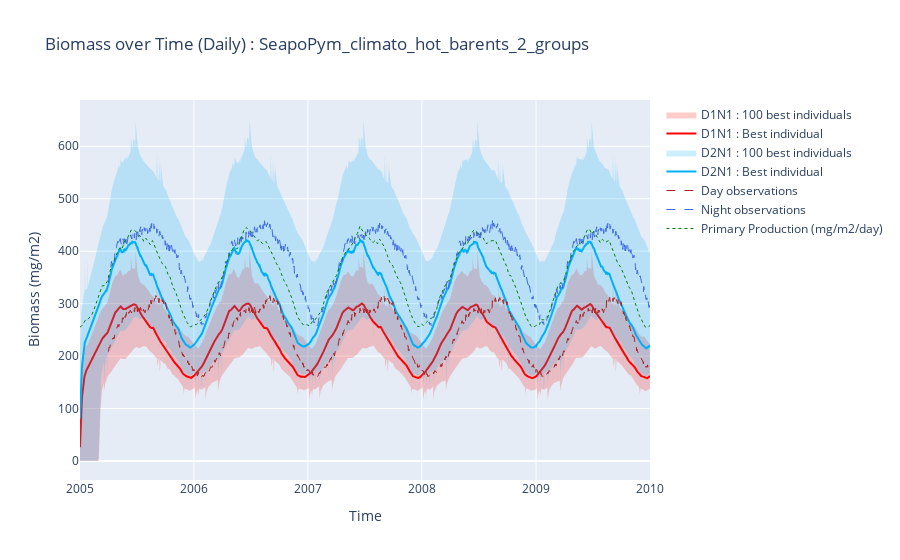

The notebook cell saved with this chart:
### Markdown cell above
### Daily with best individuals

### Code cell
x = best_model.export_biomass().sel(latitude=[LATITUDE], longitude=[LONGITUDE]).time.to_series()
x_rev = pd.concat([x, x[::-1]])

fig = go.Figure()

# D1N1 data
y_D1N1 = (
    best_model.export_biomass()
    .sel(latitude=[LATITUDE], longitude=[LONGITUDE])
    .sel(functional_group=0)
    .pint.quantify()
    .pint.to("mg/m2")
    .pint.dequantify()
    .data.flatten()
)
y_D1N1_upper = max_biomass_D1N1.pint.quantify().pint.to("milligram / meter ** 2")
y_D1N1_lower = min_biomass_D1N1.pint.quantify().pint.to("milligram / meter ** 2")[::-1]
y_D1N1_rev = np.concatenate([y_D1N1_upper, y_D1N1_lower])

# D2N1 data
y_D2N1 = (
    best_model.export_biomass()
    .sel(latitude=[LATITUDE], longitude=[LONGITUDE])
    .sel(functional_group=1)
    .pint.quantify()
    .pint.to("mg/m2")
    .pint.dequantify()
    .data.flatten()
) + y_D1N1
y_D2N1_upper = max_biomass_D2N1.pint.quantify().pint.to("milligram / meter ** 2") + y_D1N1_upper
y_D2N1_lower = min_biomass_D2N1.pint.quantify().pint.to("milligram / meter ** 2")[::-1] + y_D1N1_lower
y_D2N1_rev = np.concatenate([y_D2N1_upper, y_D2N1_lower])

fig = go.Figure()

# D1N1 traces
fig.add_trace(
    go.Scatter(
        x=x_rev,
        y=y_D1N1_rev,
        fill="toself",
        fillcolor="rgba(255,0,0,0.2)",
        line_color="rgba(255,255,255,0)",
        name=f"D1N1 : {NB_INDIVIDUAL_TO_SHOW} best individuals",
    )
)

fig.add_trace(
    go.Scatter(
        x=x,
        y=y_D1N1,
        line_color="rgb(255,0,0)",
        name="D1N1 : Best individual",
    )
)

# D2N1 traces
fig.add_trace(
    go.Scatter(
        x=x_rev,
        y=y_D2N1_rev,
        fill="toself",
        fillcolor="rgba(0,176,246,0.2)",
        line_color="rgba(255,255,255,0)",
        name=f"D2N1 : {NB_INDIVIDUAL_TO_SHOW} best individuals",
    )
)

fig.add_trace(
    go.Scatter(
        x=x,
        y=y_D2N1,
        line_color="rgb(0,176,246)",
        name="D2N1 : Best individual",
    )
)

# OBSERVATIONS ------------------------------------------------ #

fig.add_trace(
    go.Scatter(
        x=observations_hot.day.time.data.flatten(),
        y=observations_hot.day.pint.quantify().pint.to("mg/m2").pint.dequantify().data.flatten(),
        mode="lines",
        name="Day observations",
        line={"dash": "dash", "color": "firebrick", "width": 1},
    )
)

fig.add_trace(
    go.Scatter(
        x=observations_hot.night.time.data.flatten(),
        y=observations_hot.night.pint.quantify().pint.to("mg/m2").pint.dequantify().data.flatten(),
        mode="lines",
        name="Night observations",
        line={"dash": "dash", "color": "royalblue", "width": 1},
    )
)

# PRIMARY PRODUCTION ----------------------------------------- #

fig.add_trace(
    go.Scatter(
        x=best_model.state.sel(latitude=[LATITUDE], longitude=[LONGITUDE]).primary_production.time.data.flatten(),
        y=best_model.state.sel(latitude=[LATITUDE], longitude=[LONGITUDE])
        .primary_production.pint.quantify()
        .pint.to("mg/m2/day")
        .pint.dequantify()
        .data.flatten(),
        mode="lines",
        name="Primary Production (mg/m2/day)",
        line={"dash": "dot", "color": "green", "width": 1},
    )
)

fig.update_layout(
    xaxis_title="Time",
    yaxis_title="Biomass (mg/m2)",
    title=f"Biomass over Time (Daily) : {export_file_name}",
    showlegend=True,
)

fig.show()

### Figure 1 — Plotly figure (JSON) as saved in the notebook; plotly's stock layout.template omitted (floating-point values rounded to 4 significant figures; data arrays with more than 128 entries replaced by an {"elided": "..."} marker saying what was removed)
{"data": [{"fill": "toself", "fillcolor": "rgba(255,0,0,0.2)", "line": {"color": "rgba(255,255,255,0)"}, "name": "D1N1 : 100 best individuals", "type": "scatter", "x": {"elided": "3654 str values"}, "y": {"elided": "3654 float values"}}, {"line": {"color": "rgb(255,0,0)"}, "name": "D1N1 : Best individual", "type": "scatter", "x": {"elided": "1827 str values"}, "y": {"elided": "1827 float values"}}, {"fill": "toself", "fillcolor": "rgba(0,176,246,0.2)", "line": {"color": "rgba(255,255,255,0)"}, "name": "D2N1 : 100 best individuals", "type": "scatter", "x": {"elided": "3654 str values"}, "y": {"elided": "3654 float values"}}, {"line": {"color": "rgb(0,176,246)"}, "name": "D2N1 : Best individual", "type": "scatter", "x": {"elided": "1827 str values"}, "y": {"elided": "1827 float values"}}, {"line": {"color": "firebrick", "dash": "dash", "width": 1}, "mode": "lines", "name": "Day observations", "type": "scatter", "x": {"elided": "1737 str values"}, "y": {"elided": "1737 float values"}}, {"line": {"color": "royalblue", "dash": "dash", "width": 1}, "mode": "lines", "name": "Night observations", "type": "scatter", "x": {"elided": "1737 str values"}, "y": {"elided": "1737 float values"}}, {"line": {"color": "green", "dash": "dot", "width": 1}, "mode": "lines", "name": "Primary Production (mg/m2/day)", "type": "scatter", "x": {"elided": "1827 str values"}, "y": {"elided": "1827 float values"}}], "layout": {"showlegend": true, "title": {"text": "Biomass over Time (Daily) : SeapoPym_climato_hot_barents_2_groups"}, "xaxis": {"title": {"text": "Time"}}, "yaxis": {"title": {"text": "Biomass (mg/m2)"}}}}
